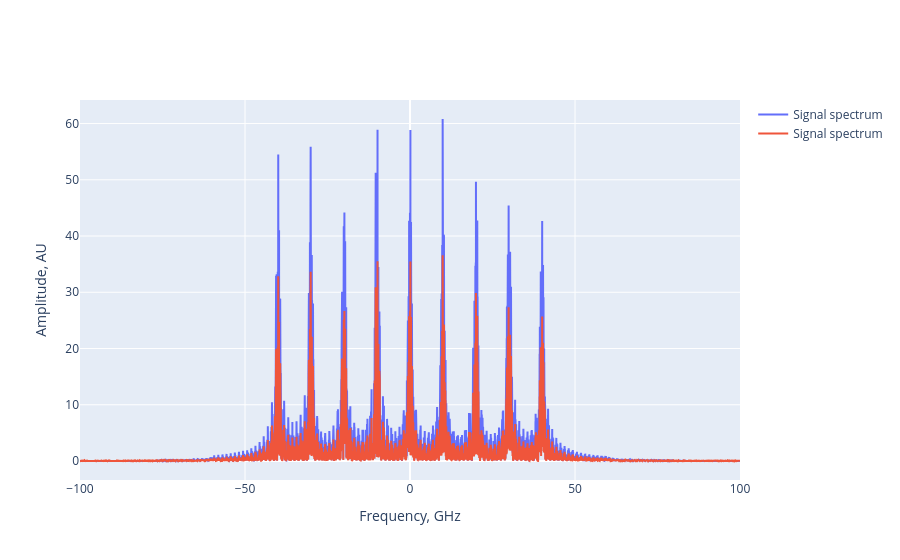

Write notebook code for a chart like this one.
### Code cell
fig = plot_spectrum(system.find_child("optical_multiplexer").output, None)
plot_spectrum(system.find_child("optical_fiber").output, fig)

### Figure 1 — Plotly figure (JSON) as saved in the notebook; plotly's stock layout.template omitted (floating-point values rounded to 4 significant figures; data arrays with more than 128 entries replaced by an {"elided": "..."} marker saying what was removed)
{"data": [{"name": "Signal spectrum", "type": "scatter", "x": {"elided": "20480 float values"}, "y": {"elided": "20480 float values"}}, {"name": "Signal spectrum", "type": "scatter", "x": {"elided": "20480 float values"}, "y": {"elided": "20480 float values"}}], "layout": {"autosize": true, "xaxis": {"autorange": true, "range": [-100.0, 99.99], "title": {"text": "Frequency, GHz"}, "type": "linear"}, "yaxis": {"autorange": true, "range": [-3.378, 64.19], "title": {"text": "Amplitude, AU"}, "type": "linear"}}}
